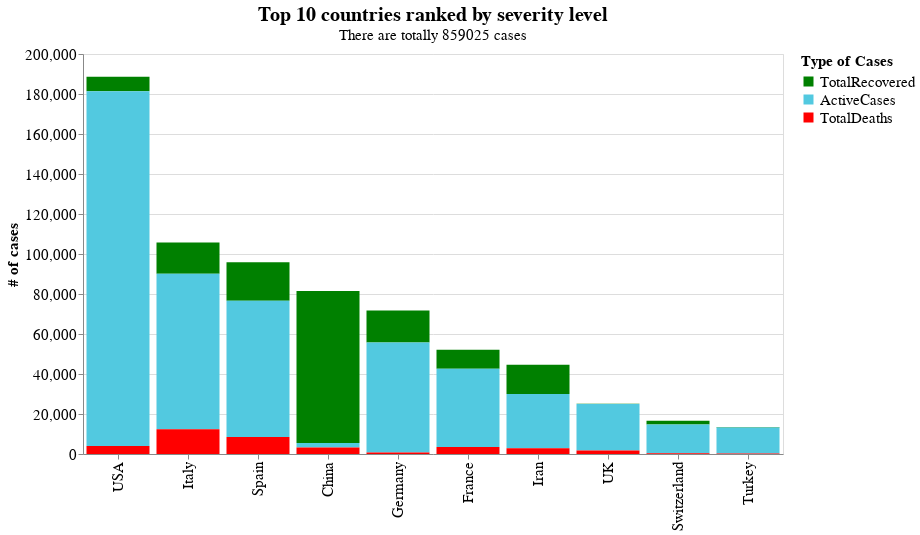

Source (notebook cell):
### Markdown cell above
### Country-ranking by severity level of the novel coronavirus

### Code cell
data_2 = data.sort_values(by = 'TotalCases', ascending = False).head(12).iloc[1:11]
data_2['index'] = list(range(0,10))
data_2.set_index('index', inplace = True)
data_2.fillna(value = {'TotalDeaths' : 0}, inplace = True)
data_2 = data_2[ ['Country,Other','TotalRecovered', 'ActiveCases', 'TotalDeaths'] ]
data_2 = pd.melt(data_2, id_vars = ['Country,Other'])

# ranking list 
names_c = data_2['Country,Other'].to_list()

rest = alt.Chart(data_2).mark_bar().encode(
    alt.X('Country,Other:N', sort = names_c, axis = alt.Axis(title = None, labelFontSize = 15)),
    alt.Y('value:Q',  sort = names, axis = alt.Axis(title = '# of cases', titleFontSize = 15, labelFontSize = 15)),
    alt.Color('variable:N', scale = alt.Scale(domain = names, range = colors),\
             legend = alt.Legend(title = 'Type of Cases', titleFontSize = 15, labelFontSize = 15))
).properties(
width = 700,
    height = 400,
    title = { 'text' :'Top 10 countries ranked by severity level', 'fontSize' : 20, \
             'subtitle' : 'There are totally {0} cases'.format(  int(data.iloc[-1, 1])) ,\
             'subtitleFontSize' : 15}
)


rest

### Figure 1 — Vega-Lite specification as saved in the notebook (floating-point values rounded to 4 significant figures)
{"config": {"view": {"continuousWidth": 400, "continuousHeight": 300}}, "data": {"name": "data-9c2c04090bbf1762b0cfd48de37aef8d"}, "mark": "bar", "encoding": {"color": {"type": "nominal", "field": "variable", "legend": {"labelFontSize": 15, "title": "Type of Cases", "titleFontSize": 15}, "scale": {"domain": ["TotalRecovered", "ActiveCases", "TotalDeaths"], "range": ["green", "#52C9E0", "red"]}}, "x": {"type": "nominal", "axis": {"labelFontSize": 15, "title": null}, "field": "Country,Other", "sort": ["USA", "Italy", "Spain", "China", "Germany", "France", "Iran", "UK", "Switzerland", "Turkey", "USA", "Italy", "Spain", "China", "Germany", "France", "Iran", "UK", "Switzerland", "Turkey", "USA", "Italy", "Spain", "China", "Germany", "France", "Iran", "UK", "Switzerland", "Turkey"]}, "y": {"type": "quantitative", "axis": {"labelFontSize": 15, "title": "# of cases", "titleFontSize": 15}, "field": "value", "sort": ["TotalRecovered", "ActiveCases", "TotalDeaths"]}}, "height": 400, "title": {"text": "Top 10 countries ranked by severity level", "fontSize": 20, "subtitle": "There are totally 859025 cases", "subtitleFontSize": 15}, "width": 700, "$schema": "https://vega.github.io/schema/vega-lite/v4.0.2.json", "datasets": {"data-9c2c04090bbf1762b0cfd48de37aef8d": [{"Country,Other": "USA", "variable": "TotalRecovered", "value": 7251.0}, {"Country,Other": "Italy", "variable": "TotalRecovered", "value": 15730.0}, {"Country,Other": "Spain", "variable": "TotalRecovered", "value": 19260.0}, {"Country,Other": "China", "variable": "TotalRecovered", "value": 76050.0}, {"Country,Other": "Germany", "variable": "TotalRecovered", "value": 16100.0}, {"Country,Other": "France", "variable": "TotalRecovered", "value": 9444.0}, {"Country,Other": "Iran", "variable": "TotalRecovered", "value": 14660.0}, {"Country,Other": "UK", "variable": "TotalRecovered", "value": 135.0}, {"Country,Other": "Switzerland", "variable": "TotalRecovered", "value": 1823.0}, {"Country,Other": "Turkey", "variable": "TotalRecovered", "value": 243.0}, {"Country,Other": "USA", "variable": "ActiveCases", "value": 177300.0}, {"Country,Other": "Italy", "variable": "ActiveCases", "value": 77640.0}, {"Country,Other": "Spain", "variable": "ActiveCases", "value": 68200.0}, {"Country,Other": "China", "variable": "ActiveCases", "value": 2161.0}, {"Country,Other": "Germany", "variable": "ActiveCases", "value": 54930.0}, {"Country,Other": "France", "variable": "ActiveCases", "value": 39160.0}, {"Country,Other": "Iran", "variable": "ActiveCases", "value": 27050.0}, {"Country,Other": "UK", "variable": "ActiveCases", "value": 23230.0}, {"Country,Other": "Switzerland", "variable": "ActiveCases", "value": 14350.0}, {"Country,Other": "Turkey", "variable": "ActiveCases", "value": 13070.0}, {"Country,Other": "USA", "variable": "TotalDeaths", "value": 4054.0}, {"Country,Other": "Italy", "variable": "TotalDeaths", "value": 12430.0}, {"Country,Other": "Spain", "variable": "TotalDeaths", "value": 8464.0}, {"Country,Other": "China", "variable": "TotalDeaths", "value": 3305.0}, {"Country,Other": "Germany", "variable": "TotalDeaths", "value": 775.0}, {"Country,Other": "France", "variable": "TotalDeaths", "value": 3523.0}, {"Country,Other": "Iran", "variable": "TotalDeaths", "value": 2898.0}, {"Country,Other": "UK", "variable": "TotalDeaths", "value": 1789.0}, {"Country,Other": "Switzerland", "variable": "TotalDeaths", "value": 433.0}, {"Country,Other": "Turkey", "variable": "TotalDeaths", "value": 214.0}]}}
